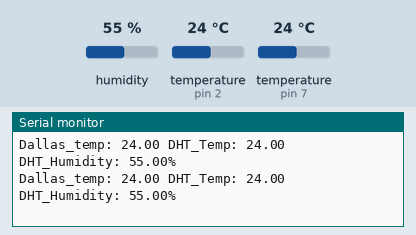
Recording of a sketch running on a simulated Arduino Uno, built with avr-gcc and run on an emulated ATmega328P. Shown: the last lines printed to the serial monitor. The test bench sets the inputs (shaded band); at power-on: humidity 55 %, temperature (sensors on pin 2, pin 7) 24 °C.

Above: at 6.3 s.
6.4 s: humidity set to 22 %
At 9.0 s:
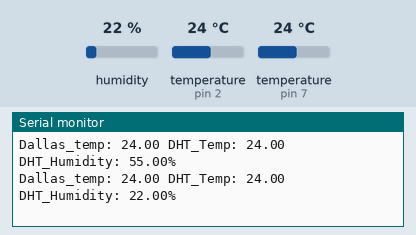
10.5 s: temperature (sensor on pin 2) set to 12 °C
At 11.5 s:
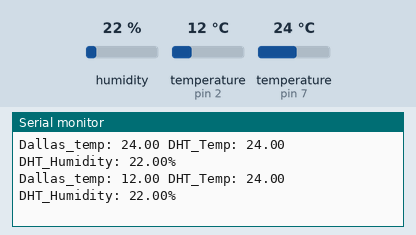
14.6 s: temperature (sensor on pin 7) set to 12 °C
At 17.6 s:
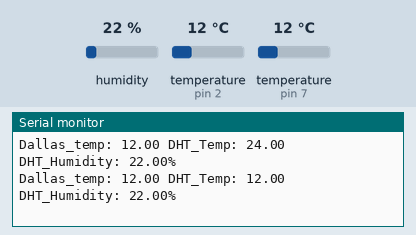
18.7 s: temperature (sensor on pin 2) set to 19 °C
At 20.0 s:
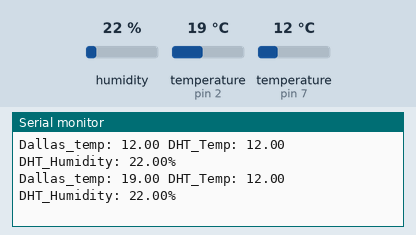
22.8 s: humidity set to 40 %
At 26.1 s:
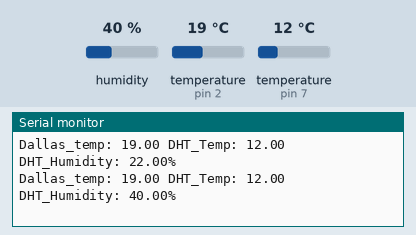
Timing chart, 0 to 27.6 s (numbered marks = the images above; inputs shaded):
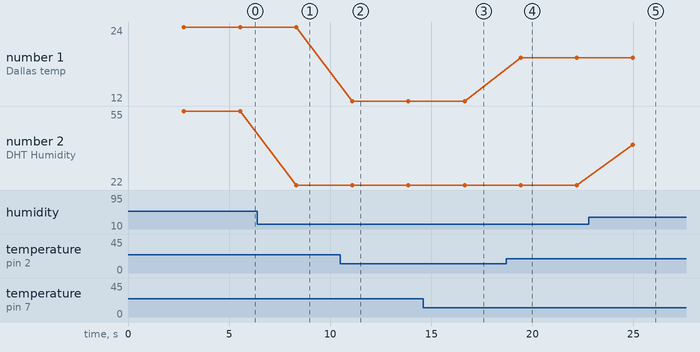

The sketch:

bmwt_combined_sensor_test.pde
```cpp
#include <OneWire.h>
#include <DHT22.h>
#include <DallasTemperature.h>


// Data wire is plugged into port 7 on the Arduino
// Connect a 4.7K resistor between VCC and the data pin (strong pullup)
#define DHT22_PIN 7
// Data wire is plugged into port 2 on the Arduino
#define ONE_WIRE_BUS 2

// Setup a DHT22 instance
DHT22 myDHT22(DHT22_PIN);
OneWire oneWire(ONE_WIRE_BUS);
// Pass our oneWire reference to Dallas Temperature.
DallasTemperature sensors(&oneWire);


void setup(void)
{
  // start serial port
  Serial.begin(9600);
  Serial.println("DHT22 and Dallas Temperature IC Control Library Demo");
  sensors.begin();
}

void loop(void)
{
  DHT22_ERROR_t errorCode;

  delay(2000);
  sensors.requestTemperatures(); // Send the command to get temperatures
   Serial.print("Dallas_temp: ");
  Serial.print(sensors.getTempCByIndex(0));
  errorCode = myDHT22.readData();
  switch(errorCode)
  {
    case DHT_ERROR_NONE:
      Serial.print(" DHT_Temp: ");
      Serial.print(myDHT22.getTemperatureC());
      Serial.print(" DHT_Humidity: ");
      Serial.print(myDHT22.getHumidity());
      Serial.println("%");
      break;
    case DHT_ERROR_CHECKSUM:
      Serial.print("check sum error ");
      Serial.print(myDHT22.getTemperatureC());
      Serial.print("C ");
      Serial.print(myDHT22.getHumidity());
      Serial.println("%");
      break;
    case DHT_BUS_HUNG:
      Serial.println("BUS Hung ");
      break;
    case DHT_ERROR_NOT_PRESENT:
      Serial.println("Not Present ");
      break;
    case DHT_ERROR_ACK_TOO_LONG:
      Serial.println("ACK time out ");
      break;
    case DHT_ERROR_SYNC_TIMEOUT:
      Serial.println("Sync Timeout ");
      break;
    case DHT_ERROR_DATA_TIMEOUT:
      Serial.println("Data Timeout ");
      break;
    case DHT_ERROR_TOOQUICK:
      Serial.println("Polled to quick ");
      break;
  }
}
```

Measured:
- after the input at 6.4 s, the serial monitor: prints a new line after 1.9 s (image 1)
- after the input at 10.5 s, the serial monitor: prints a new line after 0.60 s (image 2)
- after the input at 14.6 s, the serial monitor: prints a new line after 2.0 s (image 3)
- after the input at 18.7 s, the serial monitor: prints a new line after 0.72 s (image 4)
- after the input at 22.8 s, the serial monitor: prints a new line after 2.2 s (image 5)
- plotted number 1: 24 → 12 after the input at 10.5 s, 12 → 19 after the input at 18.7 s
- plotted number 2: 55 → 22 after the input at 6.4 s, 22 → 40 after the input at 22.8 s
